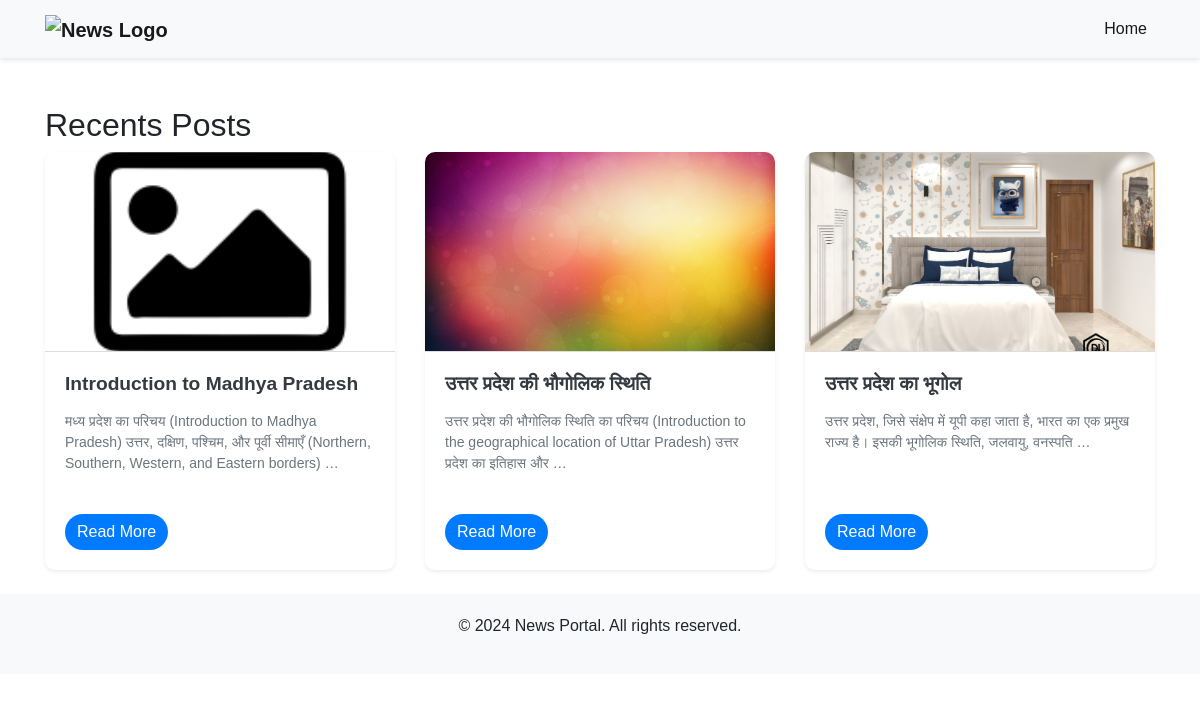
Page /all/ on the committed database.
### news/models.py (models this page shows, shortened)
class News(models.Model):
    title = models.CharField(max_length=255)
    slug = models.SlugField(unique=True, blank=True)
    content = models.TextField()
    content1=RichTextField(null=True, blank=True)
    content_link = models.CharField(null=True, max_length=255, blank=True)
    content_link1 = models.CharField(null=True, max_length=255, blank=True)
    image = models.ImageField(upload_to='images/', null=True, blank=True)
    video = models.FileField(upload_to='videos/', null=True, blank=True)
    audio = models.FileField(upload_to='audios/', null=True, blank=True)
    created_at = models.DateTimeField(auto_now_add=True)

### news/views.py (the view)
# urls.py: path('all/', views.All_list, name='all_list'),
def All_list(request):
    news = News.objects.all().order_by('-created_at')
    return render(request, 'news/all_list.html', {'news': news})

### news/templates/news/all_list.html
{% extends "news/base.html" %}
{% load static %}
{% block content %}
<div class="container mt-5">
    <h2>Recents Posts</h2>
    <div class="row">
        {% for item in news %}
            <div class="col-md-4 d-flex align-items-stretch">
                <div class="card mb-4 shadow-sm">
                    {% if item.image %}
                        <img src="{{ item.image.url }}" class="card-img-top" alt="{{ item.title }}">
                    {% else %}
                        <img src="{% static 'default.png' %}" class="card-img-top" alt="Default image">
                    {% endif %}
                    <div class="card-body d-flex flex-column">
                        <h5 class="card-title">{{ item.title }}</h5>
                        <p class="card-text">{{ item.content|safe|truncatewords:20 }}</p>
                        <div class="mt-auto">
                            <a href="{% url 'news_detail' item.slug %}" class="btn btn-primary">Read More</a>
                        </div>
                    </div>
                </div>
            </div>
        {% endfor %}
    </div>
</div>
{% endblock content %}

### news/static/css/style.css (style rules this page uses)
body { font-family: Arial, sans-serif; }
.card { margin-bottom: 20px; }
.card { border: none; border-radius: 10px; overflow: hidden; box-shadow: 0 4px 8px rgba(0, 0, 0, 0.1); }
.card img { width: 100%; height: 250px; object-fit: cover; }
.card-title { font-size: 1.25rem; font-weight: bold; }
.card-body { display: flex; flex-direction: column; justify-content: space-between; }
.card-text { flex-grow: 1; }
.btn-primary { background-color: #007bff; border: none; border-radius: 50px; }
.card { border-radius: 10px; overflow: hidden; transition: transform 0.2s; }
.card-img-top { height: 150px; object-fit: cover; border-bottom: 1px solid #ddd; }
.card-title { font-size: 1rem; font-weight: bold; color: #343a40; }
.card-text { font-size: 0.875rem; color: #6c757d; }
.btn-primary { background-color: #007bff; border-color: #007bff; transition: background-color 0.3s, border-color 0.3s; }
.card { height: 100%; display: flex; flex-direction: column; }
.card img { height: 185px; object-fit: cover; }
.card .card-body { flex-grow: 1; display: flex; flex-direction: column; justify-content: space-between; }
.card-title { font-size: 1.2em; margin-bottom: 1rem; }
.btn { align-self: flex-end; }
.card img { object-fit: cover; height: 200px; }

### rows in the picture
News: title "Introduction to Madhya Pradesh", content "मध्य प्रदेश का परिचय (Introduction to Madhya Pradesh) उत्तर, दक्षिण, पश्चिम, और पूर्वी सीमाएँ (Northern, Southern, Western, and Eastern borders) …"
News: image (picture), title "उत्तर प्रदेश की भौगोलिक स्थिति", content "उत्तर प्रदेश की भौगोलिक स्थिति का परिचय (Introduction to the geographical location of Uttar Pradesh) उत्तर प्रदेश का इतिहास और …"
News: image (picture), title "उत्तर प्रदेश का भूगोल", content "उत्तर प्रदेश, जिसे संक्षेप में यूपी कहा जाता है, भारत का एक प्रमुख राज्य है। इसकी भूगोलिक स्थिति, जलवायु, वनस्पति …"
